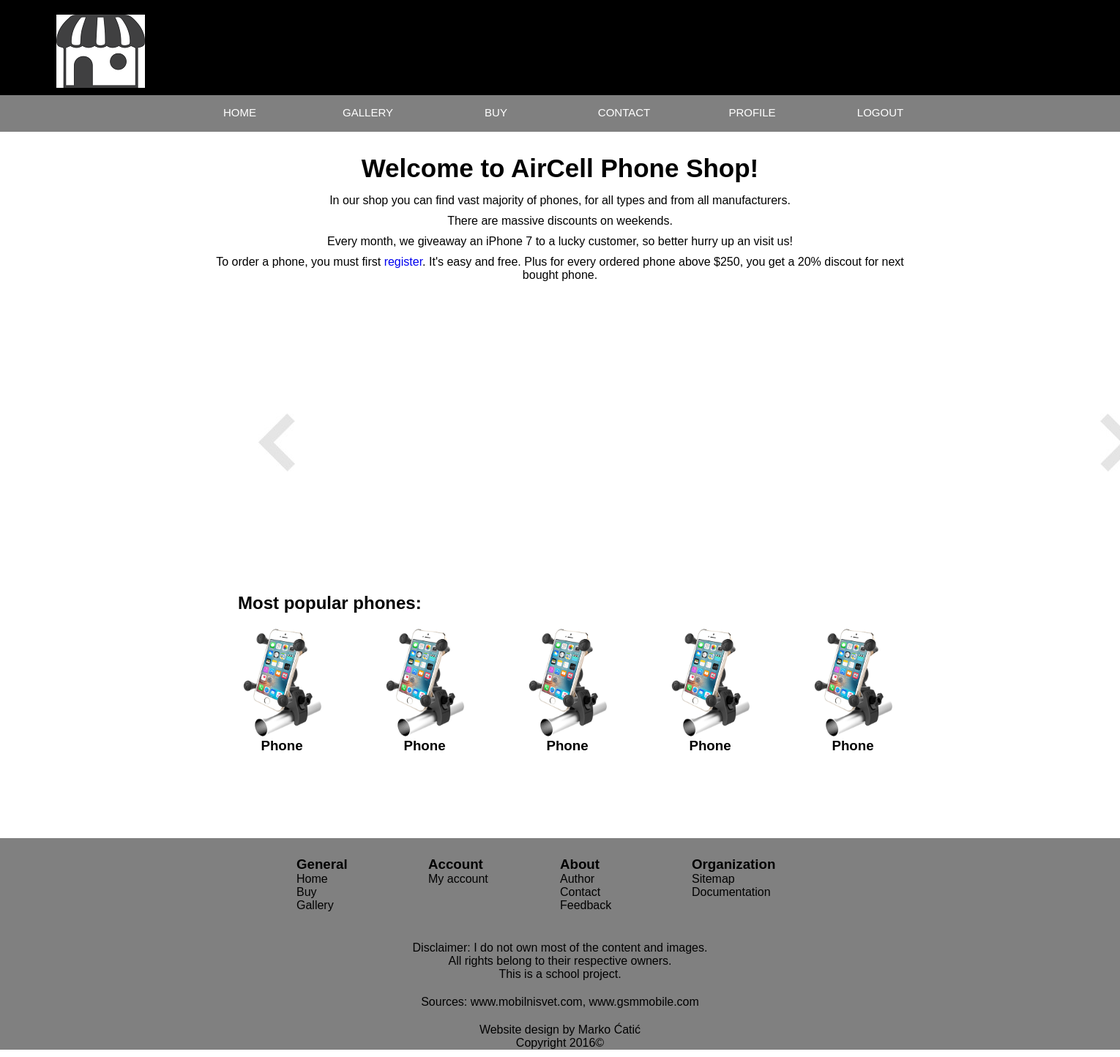
Screenshot of /index.php (signed in) with the database file from the repository.
### tables this page shows
CREATE TABLE `meni` (
  `id_meni` int(50) NOT NULL,
  `ime_linka` varchar(255) NOT NULL,
  `link` varchar(255) NOT NULL,
  `uloga` int(10) NOT NULL
);

### meniKorisnik.php (the view)
<?php
	include('konekcija.inc');
	$upit = "SELECT * FROM meni WHERE uloga=2";
	$rez = mysql_query($upit, $konekcija);
	echo "<ul class='nav'>";
	while($r = mysql_fetch_array($rez)){
		if($r['id_meni']==1){
			echo "<li><a href='index.php?ime_linka=".$r['ime_linka']."'>".$r['ime_linka']."</a>";
		}
		else{
			if($r['id_meni']!=null){
				echo "<li><a href='index.php?ime_linka=".$r['ime_linka']."'>".$r['ime_linka']."</a>";
			}
			else{
				echo "<li><a href='#'>".$r['ime_linka']."</a>";
			}
		}
	}
	echo "</ul>";
?>

### style.css (style rules this page uses)
* { margin:0; padding:0; }
.nav { display:block; margin:0 auto; width:1050px; }
.nav li { list-style-type:none; }
.nav li a { display:inline-block; height:35px; width:175px; float:left; font-size:15px; color:#fff; text-transform:uppercase; text-decoration:none; text-align:center; padding-top:15px; }
body { font-family: Arial, Helvetica, sans-serif; width:100%; height:auto; }

### rows the page displays
meni: ime_linka "HOME"
meni: ime_linka "GALLERY"
meni: ime_linka "BUY"
meni: ime_linka "CONTACT"
meni: ime_linka "PROFILE"
meni: ime_linka "LOGOUT"
